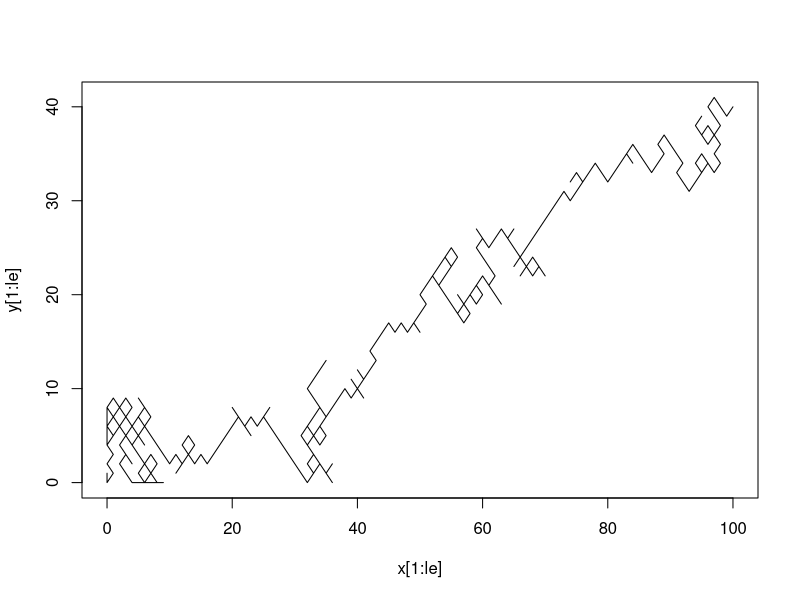
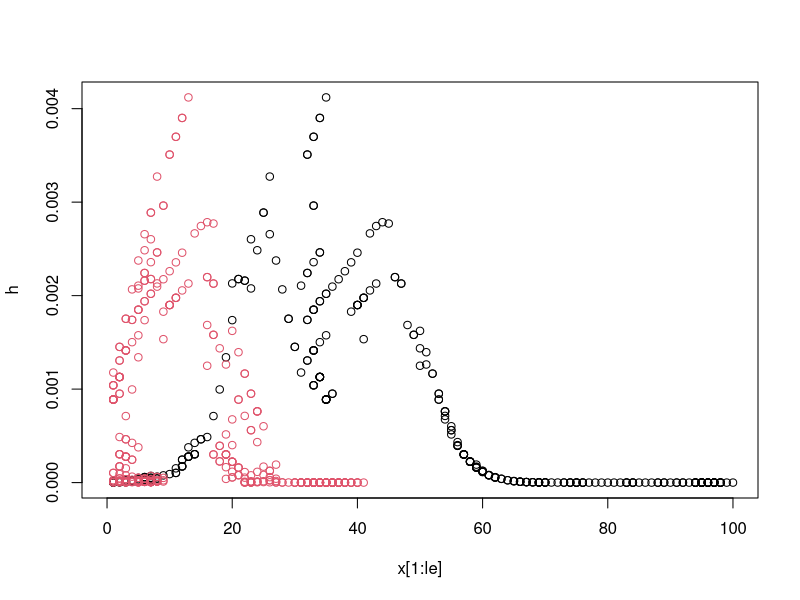
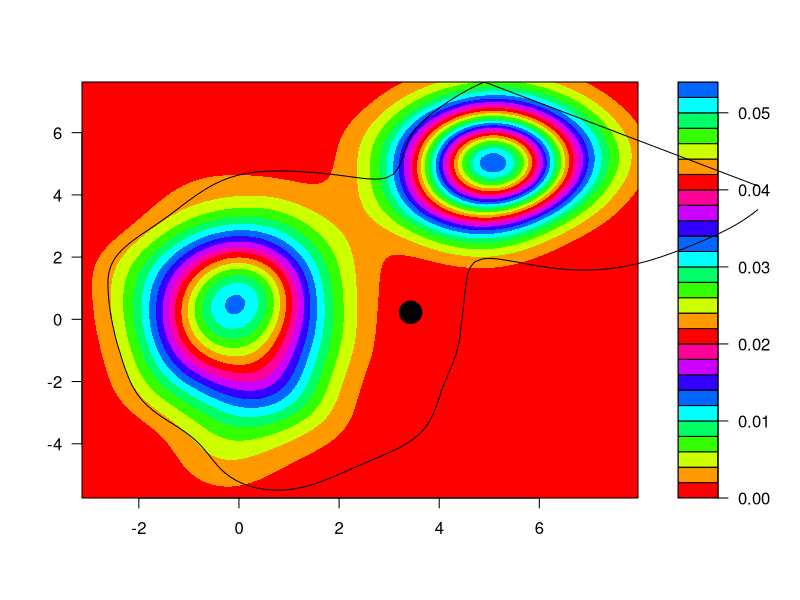
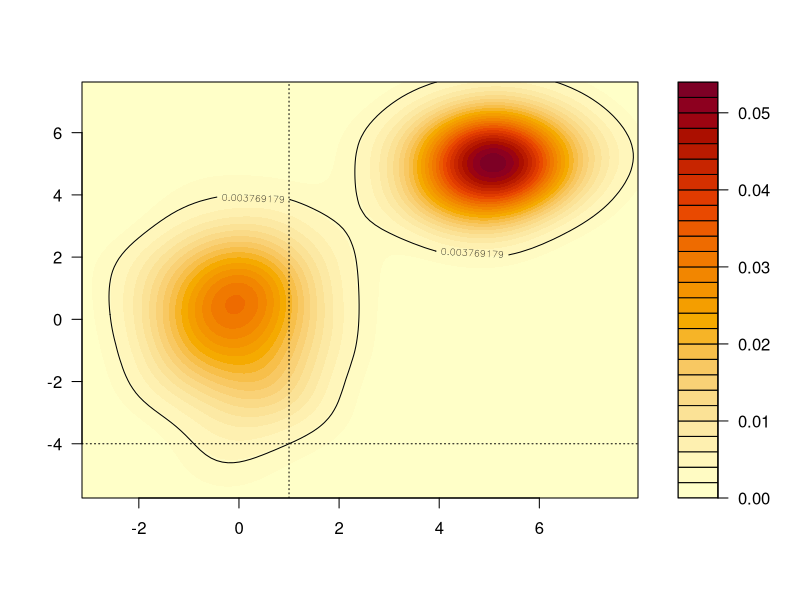

These figures' R source, in order:
library(MASS)
a <- c( rnorm(500), rnorm(500 ,5,1))
b <- c(rnorm(500,0,2),rnorm(500 ,5,1))
f1 <- kde2d(a, b, n = 100)

re_kde2d  = kde2d(a, b, n=100, lims=c(1, 1, -4, -4))

sax = sample( c(1,-1),1000 ,replace = T )

getstep <- function(ti,bo){ 
  say = sample( c(1,-1),ti ,replace = T ,prob = c(0.55,0.45))
  ary = cumsum(say)
  ary[ary < 0]  = 0
  w = which( ary > bo )
  w = min(which( ary > 100))
  if( length(w) > 0){
    w = min(which( ary > 99))
    out = ary[1:w]
  } else {
    
    out  = NULL
  }
    
    
    return( out )
}

x = getstep(1e4,100)
y = getstep(1e4,100)

if( !is.null(x) & !is.null( y ) ){
  
  le = min(length(x),length(y))
  plot(x[1:le],y[1:le],type = "l")  
  h = apply( cbind(x[1:le],y[1:le]) ,1,function(x1) f1$z[x1[1],x1[2]])
  
  plot(x[1:le] , h)
  points(y[1:le] , h,col =2)
  
}


asin(8*pi/360)

0.07 *150




gr = expand.grid(f1$x, f1$y)


points(gr[9991,],pch= 19)

head(gr)


z0 = re_kde2d$z[1,1] - 0.002

#z0 <- kde2d(a, b, n=1, lims=c(1, 1, -4, -4))$z[1,1]



re = contourLines(f1,levels =  z0)
le = sapply(re , function(x) x$level)

range(le)


d = le - z0

w = which( min(d)==d)[1]


filled.contour(f1,col  = rainbow(10) )
points(a[1],b[1], pch  =19 , cex =3 )
polygon(re[[1]]$x,re[[1]]$y)


z0 <- kde2d(a, b, n=1, lims=c(1, 1, -4, -4))$z[1,1]

filled.contour(
  f1,
  plot.axes = {
    contour(f1, levels=z0, add=TRUE)
    abline(v=1, lty=3)
    abline(h=-4, lty=3)
    axis(1); axis(2)
  }
)




